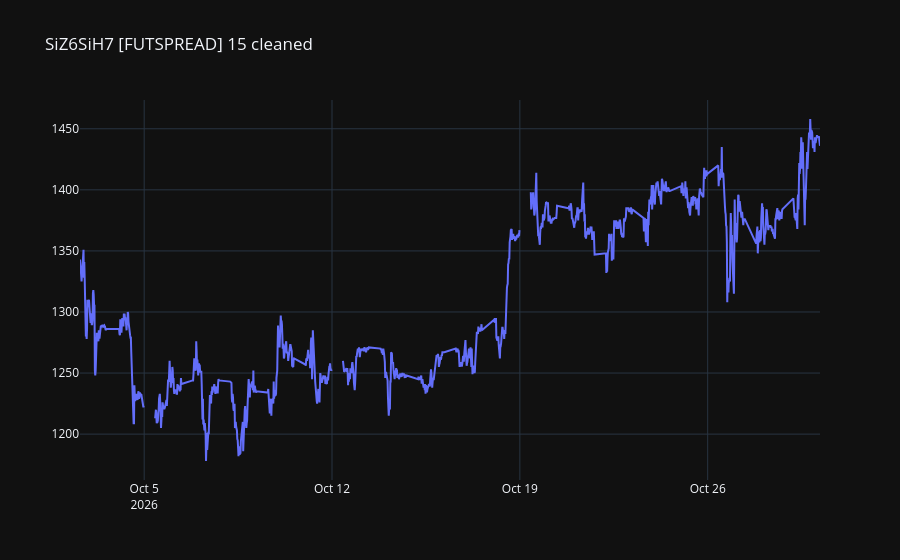

The code cell stored with this chart in its notebook:
### Code cell
data_cleaned = go.Scatter(x=df['DATETIME'], y=df['h-cleaned'])
layout_cleaned = go.Layout(title=chart_title + ' cleaned')
fig = go.Figure(data=data_cleaned, layout=layout_cleaned)
fig.update_xaxes(rangebreaks=[dict(bounds=["sat", "mon"])])
fig

### Figure 1 — Plotly figure (JSON) as saved in the notebook; plotly's stock layout.template omitted (floating-point values rounded to 4 significant figures; data arrays with more than 128 entries replaced by an {"elided": "..."} marker saying what was removed)
{"data": [{"x": {"elided": "1516 str values"}, "y": {"elided": "1516 float values"}, "type": "scatter"}], "layout": {"title": {"text": "SiZ6SiH7 [FUTSPREAD] 15 cleaned"}, "xaxis": {"rangebreaks": [{"bounds": ["sat", "mon"]}]}}}
